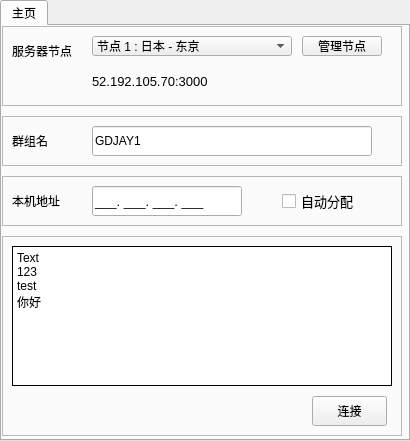
<?xml version="1.0" encoding="UTF-8"?>
<ui version="4.0">
 <class>TabWidget</class>
 <widget class="QTabWidget" name="TabWidget">
  <property name="geometry">
   <rect>
    <x>0</x>
    <y>0</y>
    <width>410</width>
    <height>441</height>
   </rect>
  </property>
  <property name="windowTitle">
   <string>TabWidget</string>
  </property>
  <property name="tabPosition">
   <enum>QTabWidget::North</enum>
  </property>
  <property name="tabShape">
   <enum>QTabWidget::Rounded</enum>
  </property>
  <property name="currentIndex">
   <number>0</number>
  </property>
  <property name="iconSize">
   <size>
    <width>16</width>
    <height>16</height>
   </size>
  </property>
  <property name="tabsClosable">
   <bool>false</bool>
  </property>
  <property name="tabBarAutoHide">
   <bool>false</bool>
  </property>
  <widget class="QWidget" name="mainTab">
   <attribute name="title">
    <string>主页</string>
   </attribute>
   <widget class="QFrame" name="serverFrame">
    <property name="geometry">
     <rect>
      <x>0</x>
      <y>0</y>
      <width>400</width>
      <height>80</height>
     </rect>
    </property>
    <property name="frameShape">
     <enum>QFrame::StyledPanel</enum>
    </property>
    <property name="frameShadow">
     <enum>QFrame::Plain</enum>
    </property>
    <property name="lineWidth">
     <number>1</number>
    </property>
    <property name="midLineWidth">
     <number>0</number>
    </property>
    <widget class="QLabel" name="serverAddressLabel">
     <property name="geometry">
      <rect>
       <x>90</x>
       <y>40</y>
       <width>291</width>
       <height>30</height>
      </rect>
     </property>
     <property name="font">
      <font>
       <pointsize>10</pointsize>
      </font>
     </property>
     <property name="text">
      <string>52.192.105.70:3000</string>
     </property>
     <property name="textFormat">
      <enum>Qt::AutoText</enum>
     </property>
    </widget>
    <widget class="QComboBox" name="serverSelectComboBox">
     <property name="geometry">
      <rect>
       <x>90</x>
       <y>10</y>
       <width>200</width>
       <height>20</height>
      </rect>
     </property>
     <item>
      <property name="text">
       <string>节点 1 : 日本 - 东京</string>
      </property>
     </item>
    </widget>
    <widget class="QLabel" name="serverTitleLabel">
     <property name="geometry">
      <rect>
       <x>10</x>
       <y>10</y>
       <width>70</width>
       <height>30</height>
      </rect>
     </property>
     <property name="text">
      <string>服务器节点</string>
     </property>
    </widget>
    <widget class="QPushButton" name="serverManagePushButton">
     <property name="geometry">
      <rect>
       <x>300</x>
       <y>10</y>
       <width>80</width>
       <height>20</height>
      </rect>
     </property>
     <property name="text">
      <string>管理节点</string>
     </property>
    </widget>
   </widget>
   <widget class="QFrame" name="groupNameFrame">
    <property name="geometry">
     <rect>
      <x>0</x>
      <y>90</y>
      <width>400</width>
      <height>50</height>
     </rect>
    </property>
    <property name="frameShape">
     <enum>QFrame::StyledPanel</enum>
    </property>
    <property name="frameShadow">
     <enum>QFrame::Plain</enum>
    </property>
    <widget class="QLabel" name="groupnameTitleLabel">
     <property name="geometry">
      <rect>
       <x>10</x>
       <y>10</y>
       <width>60</width>
       <height>30</height>
      </rect>
     </property>
     <property name="text">
      <string>群组名</string>
     </property>
    </widget>
    <widget class="QLineEdit" name="groupnameLineEdit">
     <property name="geometry">
      <rect>
       <x>90</x>
       <y>10</y>
       <width>280</width>
       <height>30</height>
      </rect>
     </property>
     <property name="text">
      <string>GDJAY1</string>
     </property>
    </widget>
   </widget>
   <widget class="QFrame" name="localipFrame">
    <property name="geometry">
     <rect>
      <x>0</x>
      <y>150</y>
      <width>400</width>
      <height>50</height>
     </rect>
    </property>
    <property name="frameShape">
     <enum>QFrame::StyledPanel</enum>
    </property>
    <property name="frameShadow">
     <enum>QFrame::Plain</enum>
    </property>
    <widget class="QLabel" name="localipTitleLabel">
     <property name="geometry">
      <rect>
       <x>10</x>
       <y>10</y>
       <width>60</width>
       <height>30</height>
      </rect>
     </property>
     <property name="text">
      <string>本机地址</string>
     </property>
    </widget>
    <widget class="QLineEdit" name="localipLineEdit">
     <property name="geometry">
      <rect>
       <x>90</x>
       <y>10</y>
       <width>150</width>
       <height>30</height>
      </rect>
     </property>
     <property name="font">
      <font>
       <pointsize>10</pointsize>
      </font>
     </property>
     <property name="inputMask">
      <string>000. 000. 000. 000;_</string>
     </property>
     <property name="text">
      <string>. . . </string>
     </property>
    </widget>
    <widget class="QCheckBox" name="localipAutoCheckBox">
     <property name="geometry">
      <rect>
       <x>280</x>
       <y>10</y>
       <width>80</width>
       <height>30</height>
      </rect>
     </property>
     <property name="font">
      <font>
       <pointsize>10</pointsize>
      </font>
     </property>
     <property name="text">
      <string>自动分配</string>
     </property>
    </widget>
   </widget>
   <widget class="QFrame" name="connectionFrame">
    <property name="geometry">
     <rect>
      <x>0</x>
      <y>210</y>
      <width>400</width>
      <height>200</height>
     </rect>
    </property>
    <property name="frameShape">
     <enum>QFrame::StyledPanel</enum>
    </property>
    <property name="frameShadow">
     <enum>QFrame::Plain</enum>
    </property>
    <widget class="QPushButton" name="connectionPushButton">
     <property name="geometry">
      <rect>
       <x>310</x>
       <y>160</y>
       <width>75</width>
       <height>30</height>
      </rect>
     </property>
     <property name="text">
      <string>连接</string>
     </property>
    </widget>
    <widget class="QTextBrowser" name="connectionMsgTextBrowser">
     <property name="geometry">
      <rect>
       <x>10</x>
       <y>10</y>
       <width>380</width>
       <height>140</height>
      </rect>
     </property>
     <property name="font">
      <font>
       <family>Arial</family>
       <weight>50</weight>
       <bold>false</bold>
      </font>
     </property>
     <property name="cursor" stdset="0">
      <cursorShape>IBeamCursor</cursorShape>
     </property>
     <property name="frameShape">
      <enum>QFrame::Panel</enum>
     </property>
     <property name="frameShadow">
      <enum>QFrame::Plain</enum>
     </property>
     <property name="lineWidth">
      <number>1</number>
     </property>
     <property name="html">
      <string>&lt;!DOCTYPE HTML PUBLIC &quot;-//W3C//DTD HTML 4.0//EN&quot; &quot;http://www.w3.org/TR/REC-html40/strict.dtd&quot;&gt;
&lt;html&gt;&lt;head&gt;&lt;meta name=&quot;qrichtext&quot; content=&quot;1&quot; /&gt;&lt;style type=&quot;text/css&quot;&gt;
p, li { white-space: pre-wrap; }
&lt;/style&gt;&lt;/head&gt;&lt;body style=&quot; font-family:'Arial'; font-size:9pt; font-weight:400; font-style:normal;&quot;&gt;
&lt;p style=&quot; margin-top:0px; margin-bottom:0px; margin-left:0px; margin-right:0px; -qt-block-indent:0; text-indent:0px;&quot;&gt;Text&lt;/p&gt;
&lt;p style=&quot; margin-top:0px; margin-bottom:0px; margin-left:0px; margin-right:0px; -qt-block-indent:0; text-indent:0px;&quot;&gt;123&lt;/p&gt;
&lt;p style=&quot; margin-top:0px; margin-bottom:0px; margin-left:0px; margin-right:0px; -qt-block-indent:0; text-indent:0px;&quot;&gt;test&lt;/p&gt;
&lt;p style=&quot; margin-top:0px; margin-bottom:0px; margin-left:0px; margin-right:0px; -qt-block-indent:0; text-indent:0px;&quot;&gt;你好&lt;/p&gt;&lt;/body&gt;&lt;/html&gt;</string>
     </property>
    </widget>
   </widget>
  </widget>
 </widget>
 <resources/>
 <connections/>
</ui>
